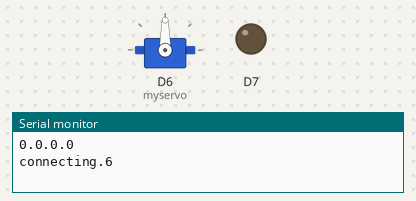
This sketch was run on a simulated ESP8266 (NodeMCU). Shown: servo, output pins drawn as LEDs (lit = HIGH), the last lines printed to the serial monitor. WiFi joins after 1.5 s; servers stay silent unless stated; the Firebase database answers and starts empty.

Above: at 0.1 s.
At 1.2 s:
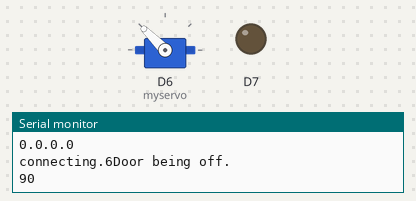
At 2.1 s:
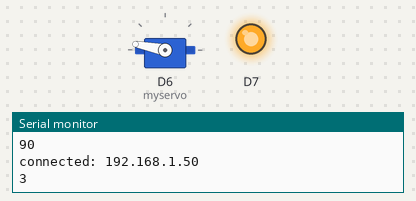
Timing chart, 0 to 3.6 s (numbered marks = the images above):
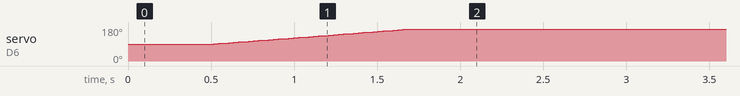

The sketch:

test_wicket_esp8266.ino
```cpp
#include <ESP8266HTTPClient.h>
#include <FirebaseArduino.h>
#include <ESP8266WiFi.h>
#include <Servo.h>
#include <iostream>
#include <exception>

#define WIFI_SSID "MI8"
#define WIFI_PASSWORD "88888888"
#define FIREBASE_HOST "rn-wicket.firebaseio.com"
#define FIREBASE_KEY "5RBqBckIrf83Itf18JAgZgwaz4j4DE7D8N5bLlAp"

int numConnect = 0;
Servo myservo;
String productKey = "F80WI7";
String statusPath = "/door/datas/" + productKey + "/status";
String degreePath = "/door/status/" + productKey + "/degree";
String degreePathDatas = "/door/datas/" + productKey + "/degree";
String doorPath = "door/datas/" + productKey + "/arduinoConnection";
String connectionPath = "connections/datas/" + productKey + "/arduinoConnection";

void setup()
{
  Serial.begin(115200);
  // Serial.setDebugOutput(true);

  // Servo setup
  myservo.attach(D6);

  //Relay setup
  pinMode(D7, OUTPUT);


  try
  {
    Serial.println(WiFi.localIP());
    WiFi.begin(WIFI_SSID, WIFI_PASSWORD);
    Serial.print("connecting");
    while (WiFi.status() != WL_CONNECTED)
    {
      Serial.print(".");
      Serial.print(WiFi.status());
      delay(500);
      int currentRotate = myservo.read();
      Serial.println("Door being off.");
      Serial.println(currentRotate);
      for (int i = currentRotate; i < 170; i++)
      {
        myservo.write(i);
        delay(15);
      }
      delay(300);
      digitalWrite(D7, HIGH);
    }

    Serial.println();
    Serial.print("connected: ");
    Serial.println(WiFi.localIP());
    Serial.println(WiFi.status());
    Firebase.begin(FIREBASE_HOST, FIREBASE_KEY);
  }
  catch (String err)
  {
    Serial.println(err);
  }
}

void loop()
{
  int currentRotate = myservo.read();
  bool lastStatus = Firebase.getBool(statusPath);

  if (Firebase.failed())
  {
    Firebase.begin(FIREBASE_HOST, FIREBASE_KEY);
    Serial.println(Firebase.error());
    Serial.println("Connection to firebase failed...");
  }
  else
  {
    Serial.println("Connection firebase successful.");

    // Check connection from app.
    if (Firebase.getBool("/connections/datas/" + productKey + "/appConnection") != true)
    {
      Serial.println("Disconnection wicket app.");
    }
    else
    {
      // Set number loop connection.
      Firebase.setInt("connections/states/" + productKey + "/state", numConnect);

      // Set arduinoConnection online.
      Firebase.setBool(doorPath, true);
      Firebase.setBool(connectionPath, true);

      // Check status on door.
      if (lastStatus == true && currentRotate > 1)
      {
        digitalWrite(D7, LOW);
        delay(300);
        for (int i = currentRotate; i > 0; i--)
        {
          myservo.write(i);
          delay(15);
        }
        Firebase.setInt(degreePath, currentRotate);
        Firebase.setInt(degreePathDatas, currentRotate);
      }
      // Check status off door.
      if (lastStatus == false && currentRotate < 169)
      {
        for (int i = currentRotate; i < 170; i++)
        {
          myservo.write(i);
          delay(15);
        }
        delay(300);
        digitalWrite(D7, HIGH);
        Firebase.setInt(degreePath, currentRotate);
        Firebase.setInt(degreePathDatas, currentRotate);
      }
      numConnect++;
      delay(500);
    }
  }
}
```
